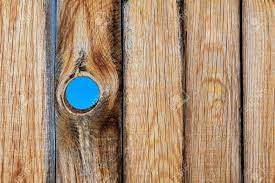
#> input picture blue_hole.jpeg, 275 x 183 px, found by its file name
$ python test.py
#> lines starting #> are read from the running program, lines starting #| are printed output that depends on the picture; after the words box and inside, x2 and y2 are one past the last pixel; in counts of white or black regions, pixels touching at a corner belong together
import numpy as np
import argparse
import cv2 as cv


#-- Image reading

img = cv.imread("/home/aissam/Stage/CornHole/blue_hole.jpeg")
#> img is the input picture: shape (183, 275, 3); mean B, G, R 117.1, 143.4, 171.3
hsv = cv.cvtColor(img, cv.COLOR_BGR2HSV)
#> hsv: shape (183, 275, 3); mean H, S, V 19.6, 94.8, 175.7
h,s,v = cv.split(hsv)
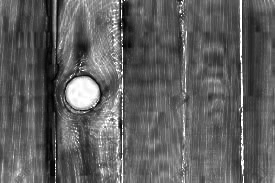
#> s: shape (183, 275); min 0, max 255, mean 94.8
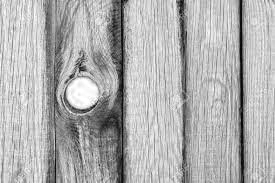
#> v: shape (183, 275); min 3, max 255, mean 175.7
ret_h, th_h = cv.threshold(s,0,255,cv.THRESH_BINARY + cv.THRESH_OTSU)
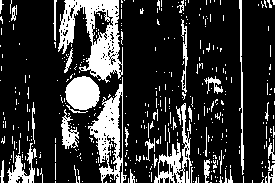
#> th_h: shape (183, 275); 20.2% white; 402 white regions (364 under 20 px), largest, box (x1, y1, x2, y2) and area: (58, 0, 123, 83) 2545, (88, 77, 127, 183) 1586, (65, 76, 100, 110) 909
#> ret_h = 117
ret_s, th_s = cv.threshold(s,0,255,cv.THRESH_BINARY + cv.THRESH_OTSU)
#> ret_s = 117

#-- Fusionner les bords
th = cv.bitwise_or(th_h,th_s)

#-- Ajout à l'image
bordersize=10
th = cv.copyMakeBorder(th, top=bordersize, bottom=bordersize, left=bordersize, right=bordersize, borderType=cv.BORDER_CONSTANT, value=[0,0,0])
#> th: shape (203, 295); 17% white; 402 white regions (364 under 20 px), largest, box (x1, y1, x2, y2) and area: (68, 10, 133, 93) 2545, (98, 87, 137, 193) 1586, (75, 86, 110, 120) 909

#-- Remplissage des contours
im_floodfill=th.copy()
h, w = th.shape[:2]
#> h = 203; w = 295
mask=np.zeros((h+2, w+2), np.uint8)
cv.floodFill(im_floodfill, mask, (0,0), 255)
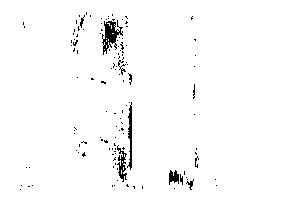
#> im_floodfill: shape (203, 295); 97.9% white; black in thin lines or dots, all inside (x1, y1, x2, y2) = (20, 12, 217, 190)
im_floodfill_inv = cv.bitwise_not(im_floodfill)

th = th | im_floodfill_inv
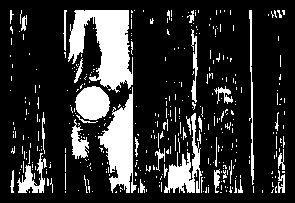
#> th: shape (203, 295); 19.1% white; 391 white regions (353 under 20 px), largest, box (x1, y1, x2, y2) and area: (68, 10, 133, 93) 3130, (98, 87, 137, 193) 2012, (164, 113, 202, 193) 1057

#-- Enlèvement du bord de l'image
th = th[bordersize: len(th) - bordersize, bordersize: len(th[0])-bordersize]
#> th: shape (183, 275); 22.7% white; 391 white regions (353 under 20 px)
resultat=cv.bitwise_and(img, img, mask=th)
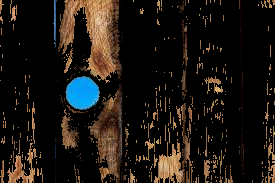
#> resultat: shape (183, 275, 3); mean B, G, R 17.7, 22.9, 28.3
cv.imwrite("im_floodfill.png", im_floodfill)
cv.imwrite("th.png", th)
cv.imwrite("resultat.png", resultat)
contours, hierarchy = cv.findContours(th, cv.RETR_TREE, cv.CHAIN_APPROX_NONE)
#> contours = 391 contours, 370 with area under 20; largest, box (x1, y1, x2, y2) and area: (58, 0, 123, 83) 2878, (88, 77, 127, 183) 1824, (65, 76, 100, 110) 862, (154, 103, 192, 183) 824, (7, 143, 37, 183) 342

#-- Création de la nouvelle image
print(len(contours))
#| 391
for i in range(len(contours)):
    mask_BB_i = np.zeros((len(th), len(th[0])), np.uint8)
    x,y,w,h   = cv.boundingRect(contours[i])
    cv.drawContours(mask_BB_i, contours, i, (255,255,255), -1)
    BB_i=cv.bitwise_and(img,img,mask=mask_BB_i)
    if h>25 and w>25:
        BB_i=BB_i[y:y+h,x:x+w]
        cv.imwrite("BB_"+str(i)+".png", BB_i)
#> this loop made 391 passes
#> (x, y, w, h) on passes 1 to 3: (210, 182, 2, 1), (193, 181, 1, 1), (105, 181, 2, 2)
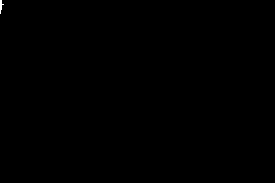
#> mask_BB_i: shape (183, 275); 0.05% white; 1 white region, box (x1, y1, x2, y2) and area: (0, 0, 4, 14) 26

$ run again, with Picturehole.png saved as blue_hole.jpeg
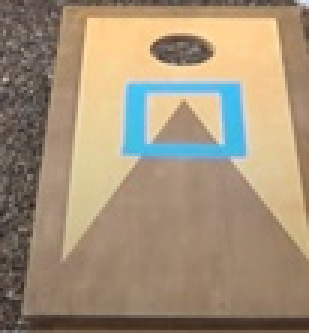
#> input picture Picturehole.png, 103 x 111 px, found by its file name (shown 3 times larger)
#> img is the input picture: shape (111, 103, 3); mean B, G, R 120.7, 145.2, 162.8
#> hsv: shape (111, 103, 3); mean H, S, V 20.9, 80.1, 169.4
#> `ret_h, th_h = cv.threshold(s,0,255,cv.THRESH_BINARY + cv.THRESH_OTSU)`:
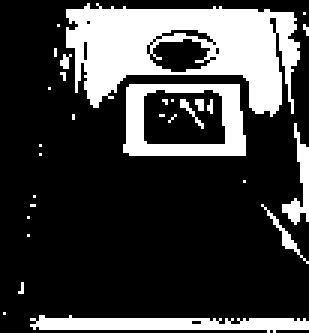
#> th_h: shape (111, 103) (shown 3 times larger); 24.1% white; 29 white regions (24 under 20 px), largest, box (x1, y1, x2, y2) and area: (22, 1, 100, 39) 1672, (41, 28, 82, 52) 484, (10, 105, 103, 111) 354, (94, 41, 103, 75) 112, (87, 68, 103, 88) 42
#> ret_h = 91
#> im_floodfill: shape (131, 123); 96.2% white; 7 black regions (5 under 20 px), largest, box (x1, y1, x2, y2) and area: (58, 40, 85, 58) 406, (59, 20, 82, 34) 190
#> contours = 22 contours, 17 with area under 20; largest, box (x1, y1, x2, y2) and area: (22, 1, 100, 39) 1725, (41, 28, 82, 52) 874, (10, 105, 103, 111) 257, (94, 41, 103, 75) 70, (87, 68, 103, 88) 21
#| 22
#> the loop `for i in range(len(contours)):` made 22 passes
#> (x, y, w, h) on passes 1 to 8: (10, 105, 93, 6), (1, 104, 1, 1), (6, 94, 2, 4), (9, 78, 1, 1), (9, 72, 1, 1), (87, 68, 16, 20), (10, 68, 2, 1), (11, 65, 1, 1)
#> after the loop `for i in range(len(contours)):`:
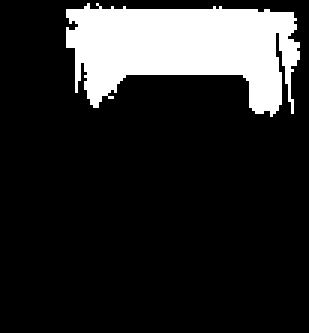
#> mask_BB_i: shape (111, 103) (shown 3 times larger); 16.4% white; 1 white region, box (x1, y1, x2, y2) and area: (22, 1, 100, 39) 1878
